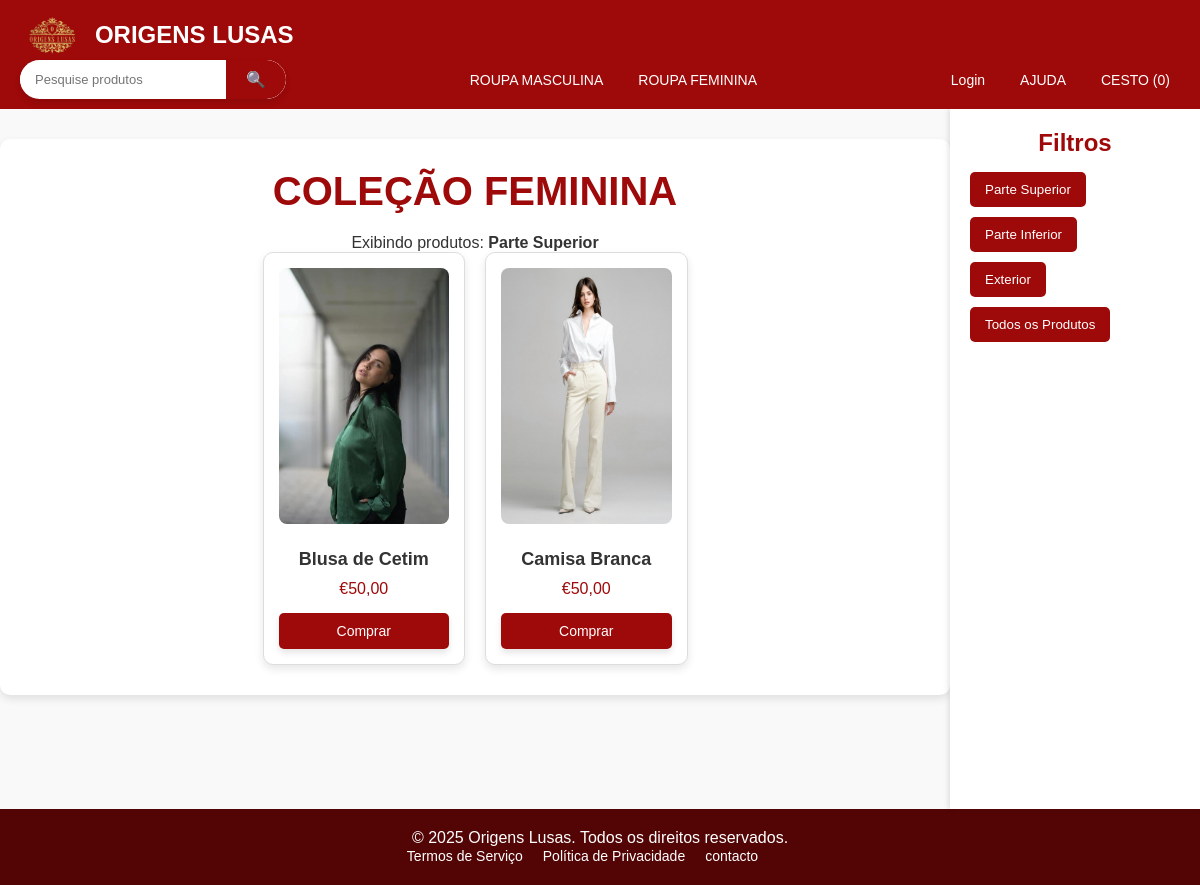
Before: /categorias/female.php?filter=Parte Superior with the older database file.
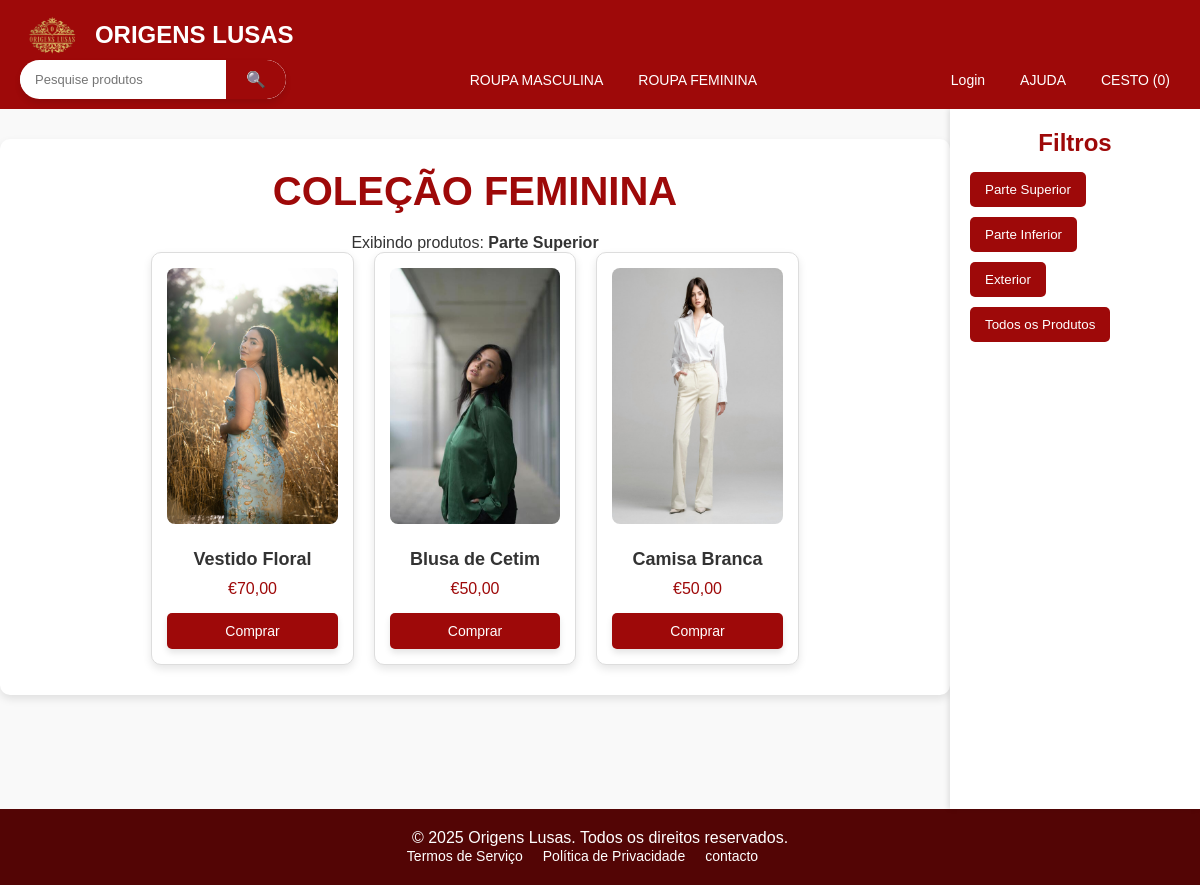
After: the same page with the newer database file.
### tables this page shows
CREATE TABLE `products` (
  `id` int(11) NOT NULL,
  `name` varchar(255) NOT NULL,
  `description` text DEFAULT NULL,
  `price` decimal(10,2) NOT NULL,
  `image` varchar(255) DEFAULT NULL,
  `stock` int(11) DEFAULT 0,
  `category_id` int(11) DEFAULT NULL,
  `created_at` timestamp NOT NULL DEFAULT current_timestamp(),
  `sizes` varchar(255) DEFAULT NULL,
  `sub_category` varchar(255) NOT NULL,
  `active` tinyint(1) NOT NULL DEFAULT 1
);

### categorias/female.php (the view, shortened to what this page needs)
<?php
$filter = isset($_GET['filter']) ? $_GET['filter'] : 'Todos';
require_once '../includes/db_connection.php';
$sql = "SELECT * FROM products WHERE category_id = 2 AND active = 1";
if ($filter !== 'Todos') {
    $sql .= " AND sub_category = :filter";
}
$stmt = $pdo->prepare($sql);
$params = [];
if ($filter !== 'Todos') {
    $params['filter'] = $filter;
}
$stmt->execute($params);
$produtos = $stmt->fetchAll(PDO::FETCH_ASSOC);
?>
<!DOCTYPE html>
<html lang="en">
<head>
    <link rel="stylesheet" href="../css/style.css">
</head>
<body class="genre">
    <?php
    include('../includes/header.php');
    ?>
    <div class="main-container">
        <main>
            <div class="collection-section">
                <h1 class="section-title">Coleção Feminina</h1>
                <p>Exibindo produtos: <strong><?= htmlspecialchars($filter) ?></strong></p>
                <section class="products">
                    <?php if (!empty($produtos)): ?>
                        <?php foreach ($produtos as $produto): ?>
                            <div class="product">
                                <img src="<?= htmlspecialchars($produto['image']) ?>" alt="<?= htmlspecialchars($produto['name']) ?>">
                                <h2><?= htmlspecialchars($produto['name']) ?></h2>
                                <p>€<?= number_format($produto['price'], 2, ',', '.') ?></p>
                                <button onclick="location.href='../detalhe_produtos/product_detail.php?id=<?= $produto['id'] ?>&tipo=feminino'">Comprar</button>
                            </div>
                        <?php endforeach; ?>
                    <?php else: ?>
                        <p>Nenhum produto encontrado para o filtro selecionado.</p>
                    <?php endif; ?>
                </section>
            </div>
        </main>
        <aside class="sidebar">
            <h2>Filtros</h2>
            <button class="filter-btn" onclick="location.href='female.php?filter=Parte%20Superior'">Parte Superior</button>
            <button class="filter-btn" onclick="location.href='female.php?filter=Parte%20Inferior'">Parte Inferior</button>
            <button class="filter-btn" onclick="location.href='female.php?filter=Exterior'">Exterior</button>
            <button class="filter-btn" onclick="location.href='female.php?filter=Todos'">Todos os Produtos</button>
        </aside>
    </div>
    <?php include('../includes/footer.php'); ?>
</body>
</html>

Changed rows visible on the page:
now on this page (row edited): products: image (picture), name "Vestido Floral", price "70,00"
